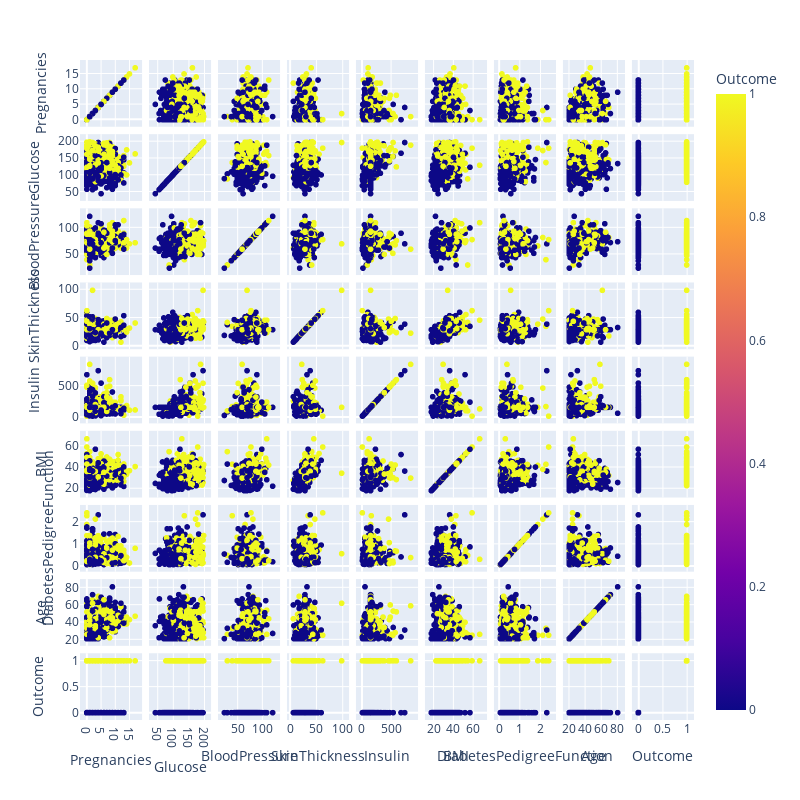

The notebook cell this image was saved under:
### Code cell
import plotly.express as px
fig = px.scatter_matrix(dataset,height=800, width=800,dimensions=['Pregnancies', 'Glucose', 'BloodPressure', 'SkinThickness', 'Insulin', 'BMI', 'DiabetesPedigreeFunction', 'Age', 'Outcome'],color="Outcome")
fig.show()

### Figure 1 — Plotly figure (JSON) as saved in the notebook; plotly's stock layout.template omitted (floating-point values rounded to 4 significant figures; data arrays with more than 128 entries replaced by an {"elided": "..."} marker saying what was removed)
{"data": [{"dimensions": [{"axis": {"matches": true}, "label": "Pregnancies", "values": {"elided": "768 int values"}}, {"axis": {"matches": true}, "label": "Glucose", "values": {"elided": "768 float values"}}, {"axis": {"matches": true}, "label": "BloodPressure", "values": {"elided": "768 float values"}}, {"axis": {"matches": true}, "label": "SkinThickness", "values": {"elided": "768 float values"}}, {"axis": {"matches": true}, "label": "Insulin", "values": {"elided": "768 float values"}}, {"axis": {"matches": true}, "label": "BMI", "values": {"elided": "768 float values"}}, {"axis": {"matches": true}, "label": "DiabetesPedigreeFunction", "values": {"elided": "768 float values"}}, {"axis": {"matches": true}, "label": "Age", "values": {"elided": "768 int values"}}, {"axis": {"matches": true}, "label": "Outcome", "values": {"elided": "768 int values"}}], "hovertemplate": "%{xaxis.title.text}=%{x}<br>%{yaxis.title.text}=%{y}<br>Outcome=%{marker.color}<extra></extra>", "legendgroup": "", "marker": {"color": {"elided": "768 int values"}, "coloraxis": "coloraxis", "symbol": "circle"}, "name": "", "showlegend": false, "type": "splom"}], "layout": {"coloraxis": {"colorbar": {"title": {"text": "Outcome"}}, "colorscale": [[0, "#0d0887"], [0.1111, "#46039f"], [0.2222, "#7201a8"], [0.3333, "#9c179e"], [0.4444, "#bd3786"], [0.5556, "#d8576b"], [0.6667, "#ed7953"], [0.7778, "#fb9f3a"], [0.8889, "#fdca26"], [1, "#f0f921"]]}, "dragmode": "select", "height": 800, "legend": {"tracegroupgap": 0}, "margin": {"t": 60}, "width": 800, "xaxis": {"autorange": true, "range": [-2.406, 19.41], "type": "linear"}, "xaxis2": {"autorange": true, "range": [22.07, 220.9], "type": "linear"}, "xaxis3": {"autorange": true, "range": [10.13, 135.9], "type": "linear"}, "xaxis4": {"autorange": true, "range": [-6.019, 112.0], "type": "linear"}, "xaxis5": {"autorange": true, "range": [-103.7, 963.7], "type": "linear"}, "xaxis6": {"autorange": true, "range": [11.28, 74.02], "type": "linear"}, "xaxis7": {"autorange": true, "range": [-0.2534, 2.751], "type": "linear"}, "xaxis8": {"autorange": true, "range": [12.51, 89.49], "type": "linear"}, "xaxis9": {"autorange": true, "range": [-0.1415, 1.142], "type": "linear"}, "yaxis": {"autorange": true, "range": [-2.406, 19.41], "type": "linear"}, "yaxis2": {"autorange": true, "range": [22.07, 220.9], "type": "linear"}, "yaxis3": {"autorange": true, "range": [10.13, 135.9], "type": "linear"}, "yaxis4": {"autorange": true, "range": [-6.019, 112.0], "type": "linear"}, "yaxis5": {"autorange": true, "range": [-103.7, 963.7], "type": "linear"}, "yaxis6": {"autorange": true, "range": [11.28, 74.02], "type": "linear"}, "yaxis7": {"autorange": true, "range": [-0.2534, 2.751], "type": "linear"}, "yaxis8": {"autorange": true, "range": [12.51, 89.49], "type": "linear"}, "yaxis9": {"autorange": true, "range": [-0.1415, 1.142], "type": "linear"}}}
